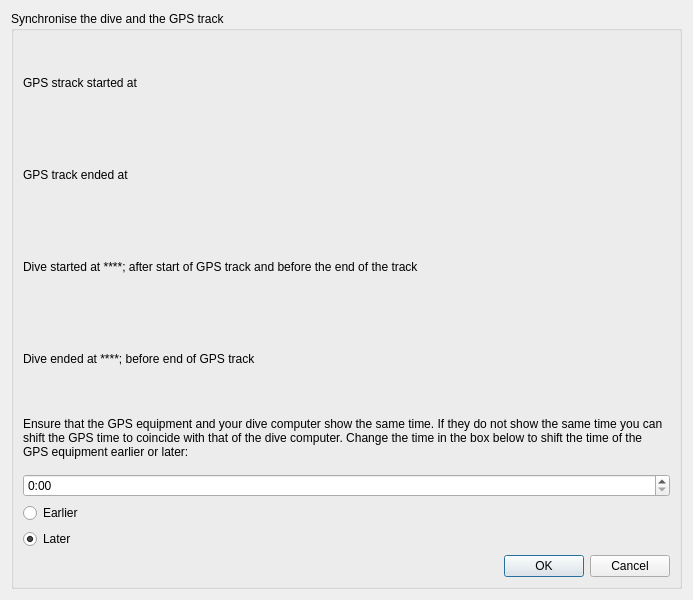
<?xml version="1.0" encoding="UTF-8"?>
<ui version="4.0">
 <class>DivelistGps</class>
 <widget class="QDialog" name="DivelistGps">
  <property name="windowModality">
   <enum>Qt::WindowModal</enum>
  </property>
  <property name="geometry">
   <rect>
    <x>0</x>
    <y>0</y>
    <width>693</width>
    <height>600</height>
   </rect>
  </property>
  <property name="sizePolicy">
   <sizepolicy hsizetype="Minimum" vsizetype="Minimum">
    <horstretch>0</horstretch>
    <verstretch>0</verstretch>
   </sizepolicy>
  </property>
  <property name="windowTitle">
   <string>Shift selected image times</string>
  </property>
  <property name="windowIcon">
   <iconset>
    <normalon>:subsurface-icon</normalon>
   </iconset>
  </property>
  <layout class="QVBoxLayout" name="verticalLayout_2">

   <item>
    <widget class="QGroupBox" name="groupBox">
     <property name="title">
      <string>Synchronise the dive and the GPS track</string>
     </property>
     <layout class="QVBoxLayout" name="verticalLayout">

      <item>
       <widget class="QLabel" name="startTimeLabel">
        <property name="text">
         <string>GPS strack started at</string>
        </property>
       </widget>
      </item>

      <item>
       <widget class="QLabel" name="endTimeLabel">
        <property name="text">
         <string>GPS track ended at</string>
        </property>
       </widget>
      </item>

      <item>
       <widget class="QLabel" name="startTimeSyncLabel">
        <property name="text">
         <string>Dive started at ****; after start of GPS track and before the end of the track</string>
        </property>
       </widget>
      </item>

      <item>
       <widget class="QLabel" name="endTimeSyncLabel">
        <property name="text">
         <string>Dive ended at ****; before end of GPS track</string>
        </property>
       </widget>
      </item>

      <item>
       <widget class="QLabel" name="startTimeLabel">
        <property name="maximumSize">
         <size>
          <width>16777215</width>
          <height>60</height>
         </size>
        </property>
        <property name="layoutDirection">
         <enum>Qt::LeftToRight</enum>
        </property>
        <property name="text">
         <string>Ensure that the GPS equipment and your dive computer show the same time. If they do not show the same time you can shift the GPS time to coincide with that of the dive computer. Change the time in the box below to shift the time of the GPS equipment earlier or later:</string>
        </property>
        <property name="wordWrap">
         <bool>true</bool>
        </property>
       </widget>
      </item>

      <item>
       <widget class="QTimeEdit" name="timeEdit">
        <property name="date">
         <date>
          <year>2000</year>
          <month>1</month>
          <day>1</day>
         </date>
        </property>
        <property name="maximumDateTime">
         <datetime>
          <hour>23</hour>
          <minute>59</minute>
          <second>59</second>
          <year>2010</year>
          <month>12</month>
          <day>31</day>
         </datetime>
        </property>
        <property name="minimumDateTime">
         <datetime>
          <hour>0</hour>
          <minute>0</minute>
          <second>0</second>
          <year>2000</year>
          <month>1</month>
          <day>1</day>
         </datetime>
        </property>
        <property name="maximumDate">
         <date>
          <year>2010</year>
          <month>12</month>
          <day>31</day>
         </date>
        </property>
        <property name="minimumDate">
         <date>
          <year>2000</year>
          <month>1</month>
          <day>1</day>
         </date>
        </property>
        <property name="maximumTime">
         <time>
          <hour>23</hour>
          <minute>59</minute>
          <second>59</second>
         </time>
        </property>
        <property name="minimumTime">
         <time>
          <hour>0</hour>
          <minute>0</minute>
          <second>0</second>
         </time>
        </property>
        <property name="displayFormat">
         <string>h:mm</string>
        </property>
        <property name="timeSpec">
         <enum>Qt::LocalTime</enum>
        </property>
       </widget>
      </item>

      <item>
       <widget class="QRadioButton" name="backwards">
        <property name="text">
         <string>Earlier</string>
        </property>
       </widget>
      </item>

      <item>
       <widget class="QRadioButton" name="forward">
        <property name="text">
         <string>Later</string>
        </property>
        <property name="checked">
         <bool>true</bool>
        </property>
       </widget>
      </item>

      <item>
       <widget class="QDialogButtonBox" name="buttonBox">
        <property name="orientation">
         <enum>Qt::Horizontal</enum>
        </property>
        <property name="standardButtons">
         <set>QDialogButtonBox::Cancel|QDialogButtonBox::Ok</set>
        </property>
       </widget>
      </item>

     </layout>
    </widget>
   </item> <!-- Groupbox -->

  </layout>
 </widget> <!-- QDialog -->

 <resources>
  <include location="../subsurface.qrc"/>
 </resources>
 <connections>
  <connection>
   <sender>buttonBox</sender>
   <signal>accepted()</signal>
   <receiver>ShiftImageTimesDialog</receiver>
   <slot>accept()</slot>
  </connection>
  <connection>
   <sender>buttonBox</sender>
   <signal>rejected()</signal>
   <receiver>ShiftImageTimesDialog</receiver>
   <slot>reject()</slot>
  </connection>
 </connections>
</ui>
